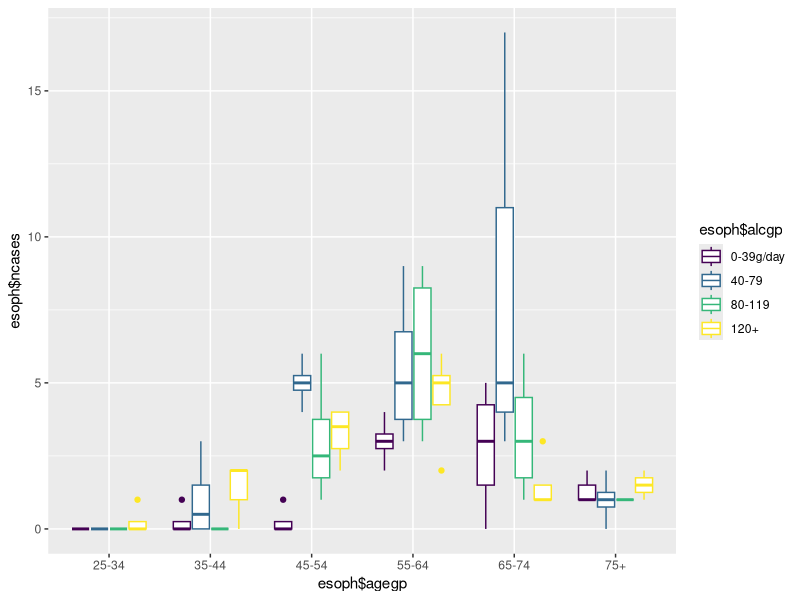

Write the R code that produced this figure.
# Brett Waugh
# 11 March 2019
# week9.R
# Visual Multi Variances Analysis

# Required libraries.
require(ggplot2)

# Load data. 
esoph

# Create the graph. 
ggplot(esoph, aes(x=esoph$agegp, y=esoph$ncases, color=esoph$alcgp)) + geom_boxplot()